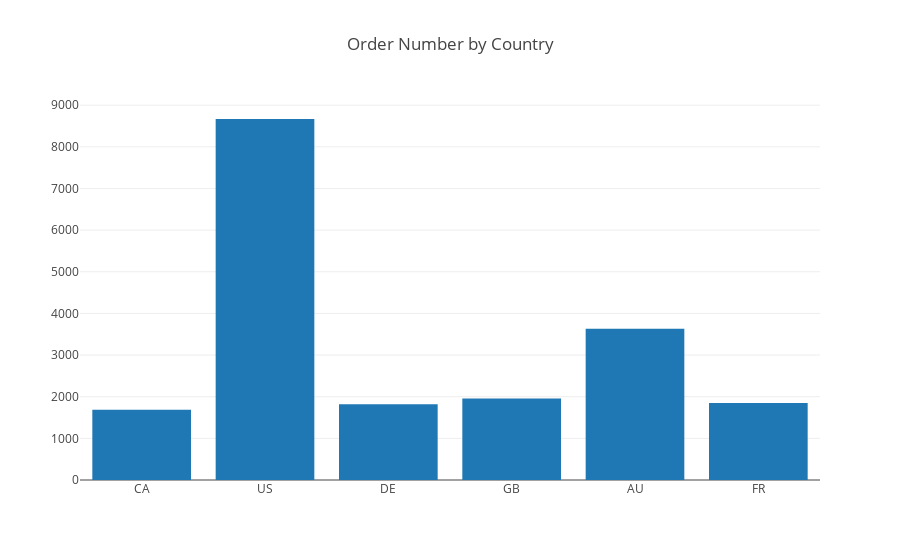

The notebook cell this image was saved under:
### Code cell
import plotly.graph_objs as go
from plotly.offline import download_plotlyjs, init_notebook_mode, plot, iplot
data=[go.Bar(
    x= Country, 
    y= Order_Number)]
layout=go.Layout(title="Order Number by Country")
fig=go.Figure(data, layout)
iplot(fig)

### Figure 1 — Plotly figure (JSON) as saved in the notebook; plotly's stock layout.template omitted (floating-point values rounded to 4 significant figures)
{"data": [{"type": "bar", "uid": "c4bc646e-a8f4-41e8-8016-168904a0f772", "x": ["CA", "US", "DE", "GB", "AU", "FR"], "y": [1688, 8668, 1821, 1954, 3632, 1851]}], "layout": {"title": {"text": "Order Number by Country"}}}
